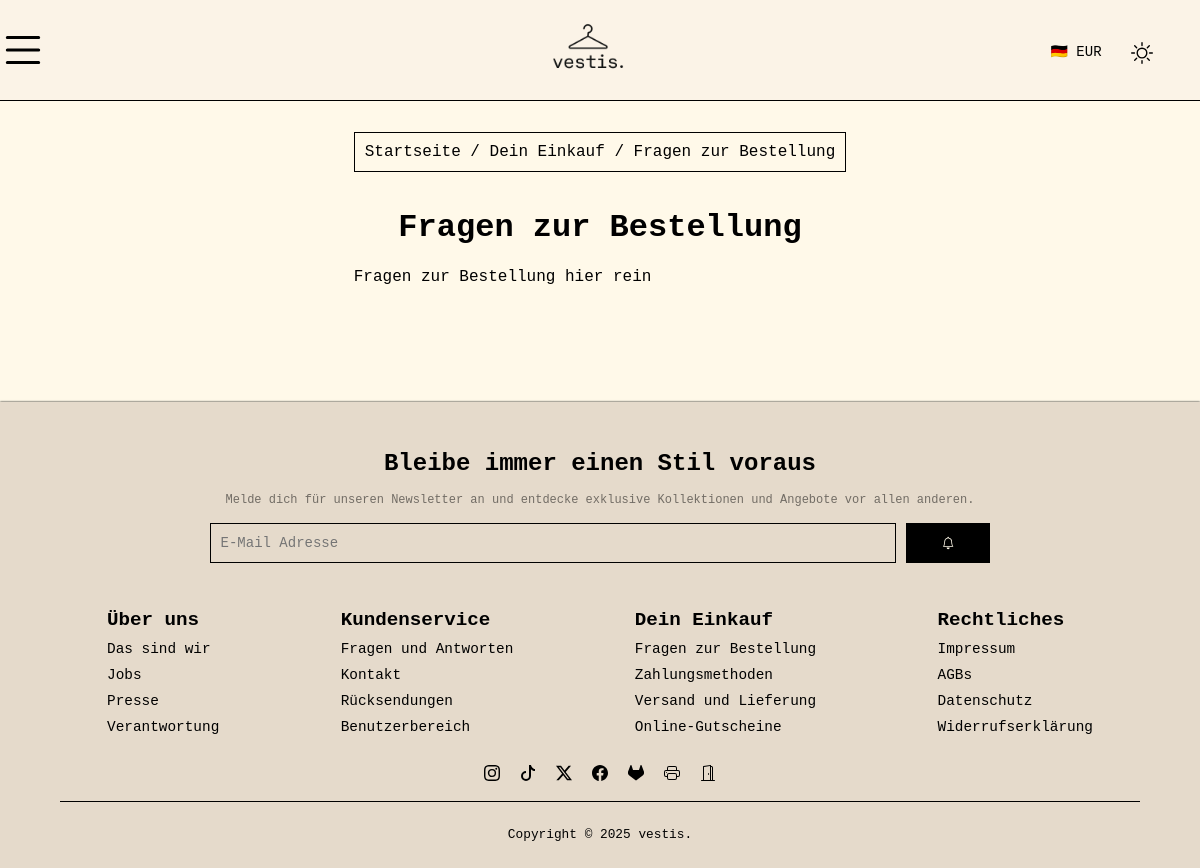
The page /your-purchase/order on the database as committed earlier.
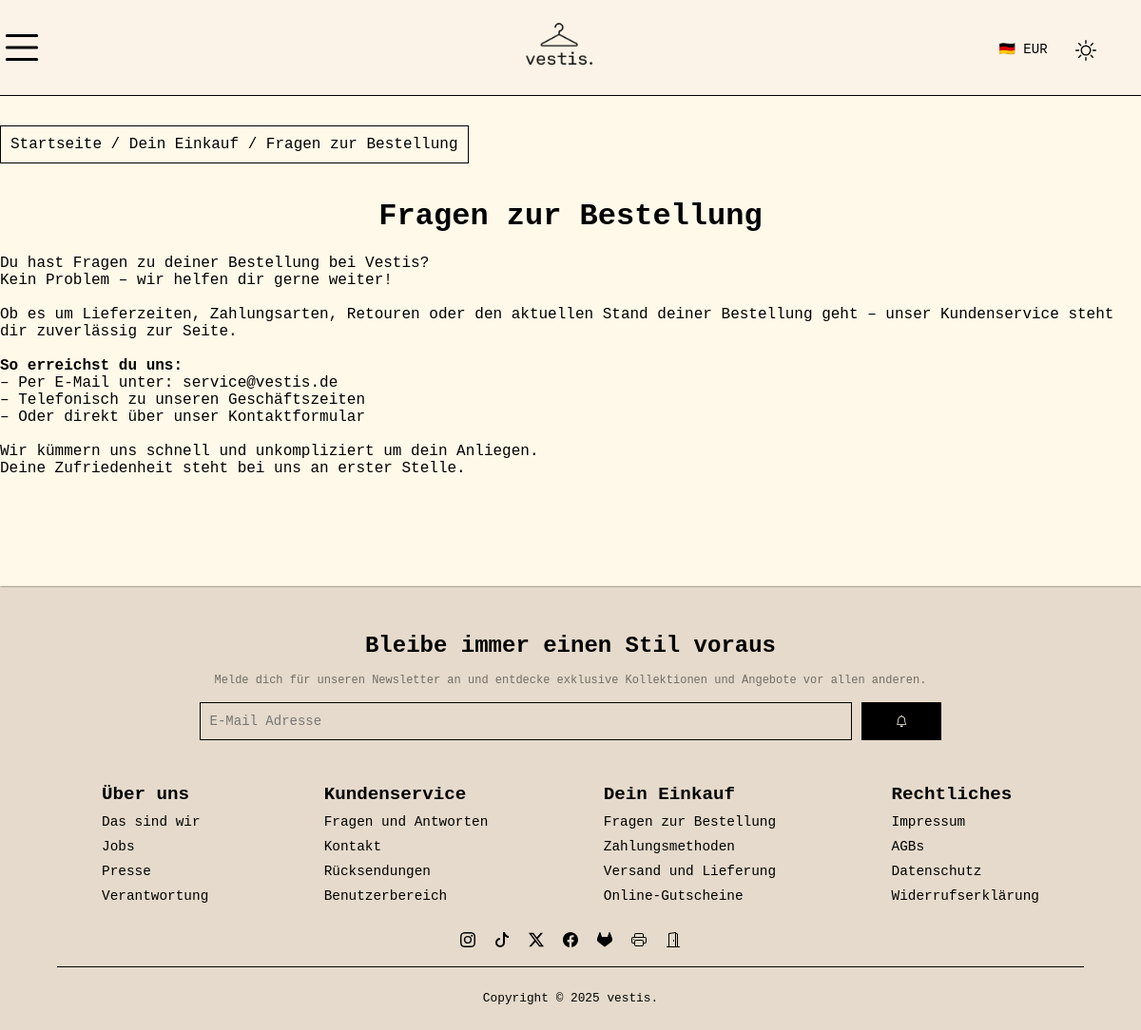
The same page on the database as committed later.
### tables this page shows
CREATE TABLE `globalConfig` (
  `attribute` varchar(255) NOT NULL,
  `value` text DEFAULT NULL
);

### controller/YourPurchaseController.php (called while the page is built, shortened)
<?php
class YourPurchaseController
{
    public function order(): void
    {
        require_once __DIR__.'/../views/your-purchase/order.php';
    }
}

### Kernel.php (called while the page is built, shortened)
<?php
class Kernel
{
    public function run(): void
    {
        $this->handleRoute();
    }
    private function handleRoute(): void
    {
        $routes = require __DIR__.'/routes.php';
        $pathname = PathUtility::getPathname();
        [$controllerClass, $method] = $routes[$pathname];
        $controller = new $controllerClass();
        try {
            $controller->$method();
        } catch (Throwable $exception) {
            ob_end_clean();
            $errorMessage = $exception->getMessage();
            $acceptHeader = $_SERVER['HTTP_ACCEPT'] ?? null;
            if (str_contains($acceptHeader, 'application/json')) {
                header('Content-type: application/json');
                echo json_encode(['errorMessage' => $errorMessage]);
            } else {
                require_once __DIR__.'/views/error.php';
            }
        }
    }
}

### public/router.php (called while the page is built)
<?php
require_once __DIR__ ."/../autoload.php";
require_once __DIR__ ."/../Kernel.php";
(new Kernel())->run();

### database/Repositories/QueryAbstraction.php (called while the page is built, shortened)
<?php
class QueryAbstraction
{
    public static function fetchOneAs(?string $className, string $query, array $params = []): mixed
    {
        $newQuery = sprintf("%s LIMIT 1", $query);
        $statement = QueryAbstraction::prepareAndExecuteStatement($newQuery, $params);
        $assoc =  $statement->fetch(\PDO::FETCH_ASSOC) ?? null;
        if (null !== $assoc && false !== $assoc && $className !== null) {
            return self::convertAssocToClass($className, $assoc);
        }
        return null;
    }
    private static function prepareAndExecuteStatement(string $query, array $params = []): \PDOStatement
    {
        $connection = $GLOBALS['dbConnection'];
        $normalizedParams = self::normalizeParams($query, $params);
        try {
            $statement = $connection->prepare($query);
            self::bindParams($statement, $normalizedParams);
            $statement->execute();
        } catch (\PDOException $e) {
            throw new DatabaseException($e->getMessage(), is_int($e->getCode()) ? $e->getCode() : -1, $e);
        }
        return $statement;
    }
    private static function convertAssocToClass(string $className, array $assoc): mixed
    {
        $reflectionClass = new \ReflectionClass($className);
        try {
            $instance = $reflectionClass->newInstance();
        } catch (\ReflectionException $e) {
            throw new DatabaseException($e->getMessage(), $e->getCode(), $e);
        }
        foreach ($assoc as $key => $value) {
            if ($reflectionClass->hasProperty($key)) {
                $property = $reflectionClass->getProperty($key);
                $type = $property->getType();
                if (is_string($value)) {
                    $value = preg_replace('/^[\s\p{Z}\x00-\x1F]+|[\s\p{Z}\x00-\x1F\x7F]+$/u', '', $value);
                }
            }
        }
        return $instance;
    }
    private static function normalizeParams(string &$query, array $params): array
    {
        $normalizedParams = [];
        foreach ($params as $key => $value) {
            if (is_array($value)) {
                $newParams = [];
                if (count($value) === 0) {
                    $normalizedParams[$key] = null;
                } else {
                    foreach ($value as $i => $subValue) {
                        $newParams["{$key}_$i"] = $subValue;
                    }
                    $newQueryParamArray = array_map(fn (string $param) => sprintf(":%s", $param), array_keys($newParams));
                    $query = str_replace(':' . $key, sprintf('(%s)', implode(', ', $newQueryParamArray)), $query);
                    $normalizedParams = array_merge($normalizedParams, $newParams);
                }
            } else {
                $normalizedParams[$key] = $value;
            }
        }
        return $normalizedParams;
    }
    private static function bindParams(\PDOStatement &$stmt, array $params): void
    {
        foreach ($params as $key => $value) {
            if (is_bool($value)) {
                $stmt->bindValue($key, $value, \PDO::PARAM_BOOL);
            } else {
                $stmt->bindValue($key, $value);
            }
        }
    }
}

### database/Repositories/GlobalConfigRepository.php (called while the page is built, shortened)
<?php
class GlobalConfigRepository
{
    public static function getValue(string $attribute): ?string
    {
        $config = self::findByAttribute($attribute);
        return $config?->value;
    }
    public static function findByAttribute(string $attribute): ?GlobalConfig
    {
        return QueryAbstraction::fetchOneAs(GlobalConfig::class, "SELECT * FROM globalConfig WHERE attribute = :attr", ["attr" => $attribute]);
    }
}

### autoload.php (called while the page is built, shortened)
<?php
spl_autoload_register(function ($class) {
    $prefixes = [
        'Vestis\\Database\\' => __DIR__ . '/database/',
        'Vestis\\Service\\' => __DIR__ . '/service/',
        'Vestis\\Exception\\' => __DIR__ . '/exception/',
        'Vestis\\Controller\\' => __DIR__ . '/controller/',
        'Vestis\\Utility\\' => __DIR__ . '/utility/',
    ];
    foreach ($prefixes as $prefix => $baseDir) {
        $len = strlen($prefix);
        if (strncmp($prefix, $class, $len) !== 0) {
            continue;
        }
        $relativeClass = substr($class, $len);
        $file = $baseDir . str_replace('\\', '/', $relativeClass) . '.php';
        if (file_exists($file)) {
            return;
        }
    }
});

### service/AuthService.php (called while the page is built, shortened)
<?php
class AuthService
{
    public static function isCustomer(): bool
    {
        return false;
    }
}

### views/your-purchase/order.php (the view, shortened to what this page needs)
<!DOCTYPE html>
<html lang="de">
<head>
    <?php include(__DIR__."/../../components/head.php"); ?>
</head>
<body>
<?php include(__DIR__."/../../components/header.php"); ?>
<main>
    <?php include(__DIR__."/../../components/breadcrumbs.php"); ?>
    <h1>Fragen zur Bestellung</h1>
    <section>
       <?= \Vestis\Database\Repositories\GCR::getValue('ORDER_CONTENT') ?>
    </section>
</main>
<?php include(__DIR__."/../../components/footer.php"); ?>
</body>
</html>

### components/head.php (shortened to what this page needs)
<link rel="stylesheet" type="text/css" href="/style.css">

### components/header.php (shortened to what this page needs)
<header>
    <div class="drawer-toggler" id="sidebarDrawerToggler">
        <svg xmlns="http://www.w3.org/2000/svg" fill="currentColor" class="bi bi-list" viewBox="0 0 16 16">
            <path fill-rule="evenodd"
                  d="M2.5 12a.5.5 0 0 1 .5-.5h10a.5.5 0 0 1 0 1H3a.5.5 0 0 1-.5-.5m0-4a.5.5 0 0 1 .5-.5h10a.5.5 0 0 1 0 1H3a.5.5 0 0 1-.5-.5m0-4a.5.5 0 0 1 .5-.5h10a.5.5 0 0 1 0 1H3a.5.5 0 0 1-.5-.5"/>
        </svg>
    </div>
    <a class="logo-link" href="/">
        <img class="logo-image" src="/img/logo-transparent.png" alt="vestis.">
    </a>
    <button type="button" id="darkModeToggle" class="darkmode-btn">
    </button>
    <label for="currency">
        <select name="currency" id="currency" class="currency-select">
            <option value="EUR" selected>&#x1F1E9;&#x1F1EA; EUR</option>
        </select>
    </label>
</header>

### components/breadcrumbs.php
<nav label="breadcrumb">
    <ol id="breadcrumbs-container" class="breadcrumbs"></ol>
</nav>

### components/footer.php (shortened to what this page needs)
<footer>
    <div class="footer-newsletter">
        <h2>
            <?= GCR::getValue('FOOTER_HEADING') ?>
        </h2>
        <p>
            <?= GCR::getValue('FOOTER_SUBTITLE') ?>
        </p>
        <form class="form-row form-newsletter" action="/newsletter/subscribe" method="post">
            <label>
                <input type="email" name="mail" placeholder="E-Mail Adresse">
            </label>
            <button type="submit" class="btn">
            </button>
        </form>
    </div>
    <div class="footer-categories">
        <div class="footer-category">
            <h4>Über uns</h4>
            <a href="/about-us/about">Das sind wir</a>
            <a href="/about-us/jobs">Jobs</a>
            <a href="/about-us/press">Presse</a>
            <a href="/about-us/responsibility">Verantwortung</a>
        </div>
        <div class="footer-category">
            <h4>Kundenservice</h4>
            <a href="/customer-service/faq">Fragen und Antworten</a>
            <a href="/customer-service/contact">Kontakt</a>
            <a href="/customer-service/returns">Rücksendungen</a>
            <?php if (AuthService::isCustomer()) : ?>
                <a href="/user-area/user">Benutzerbereich</a>
            <?php else: ?>
                <a href="/auth/login">Benutzerbereich</a>
            <?php endif; ?>
        </div>
        <div class="footer-category">
            <h4>Dein Einkauf</h4>
            <a href="/your-purchase/order">Fragen zur Bestellung</a>
            <a href="/your-purchase/paymentmethods">Zahlungsmethoden</a>
            <a href="/your-purchase/shipment">Versand und Lieferung</a>
            <a href="/your-purchase/vouchers">Online-Gutscheine</a>
        </div>
        <div class="footer-category">
            <h4>Rechtliches</h4>
            <a href="/legal/impress">Impressum</a>
            <a href="/legal/gtc">AGBs</a>
            <a href="/legal/privacypolicy">Datenschutz</a>
            <a href="/legal/revocation">Widerrufserklärung</a>
        </div>
    </div>
    <div class="footer-bottom">
        <div class="footer-social">
            <a href="<?= GCR::getValue('FOOTER_INSTAGRAM_LINK') ?>" target="_blank">
            </a>
            <a href="<?= GCR::getValue('FOOTER_TIKTOK_LINK') ?>" target="_blank">
                <svg xmlns="http://www.w3.org/2000/svg" fill="currentColor" class="bi bi-tiktok"
                     viewBox="0 0 16 16">
                    <path d="M9 0h1.98c.144.715.54 1.617 1.235 2.512C12.895 3.389 13.797 4 15 4v2c-1.753 0-3.07-.814-4-1.829V11a5 5 0 1 1-5-5v2a3 3 0 1 0 3 3z"/>
                </svg>
            </a>
            <a href="<?= GCR::getValue('FOOTER_X_LINK') ?>" target="_blank">
                <svg xmlns="http://www.w3.org/2000/svg" fill="currentColor"
                     class="bi bi-twitter-x"
                     viewBox="0 0 16 16">
                    <path d="M12.6.75h2.454l-5.36 6.142L16 15.25h-4.937l-3.867-5.07-4.425 5.07H.316l5.733-6.57L0 .75h5.063l3.495 4.633L12.601.75Zm-.86 13.028h1.36L4.323 2.145H2.865z"/>
                </svg>
            </a>
            <a href="<?= GCR::getValue('FOOTER_FACEBOOK_LINK') ?>" target="_blank">
            </a>
            <a href="/katze.html">
            </a>
            <a href="/drucker.html">
            </a>
            <a href="/intern.html">
            </a>
        </div>
    </div>
    <div class="footer-copyright">
        <p>Copyright &#169; 2025 vestis.</p>
    </div>
</footer>

Rows that differ between the two databases and show on the page:
no longer on this page (row edited): globalconfig: value "Fragen zur Bestellung hier rein"
Other text that changed with them:
text now shown: "Du hast Fragen zu deiner Bestellung bei Vestis? Kein Problem – wir helfen dir gerne weiter! Ob es um Lieferzeiten, Zahlungsarten, Retouren oder den aktuellen Stand deiner Bestellung geht – unser Kundenservice steht dir zuverlässig zur Seite. So erreichst du uns: – Per E-Mail unter: service@vestis.de – Telefonisch zu unseren Geschäftszeiten – Oder direkt über unser Kontaktformular Wir kümmern uns schnell und unkompliziert um dein Anliegen. Deine Zufriedenheit steht bei uns an erster Stelle."
